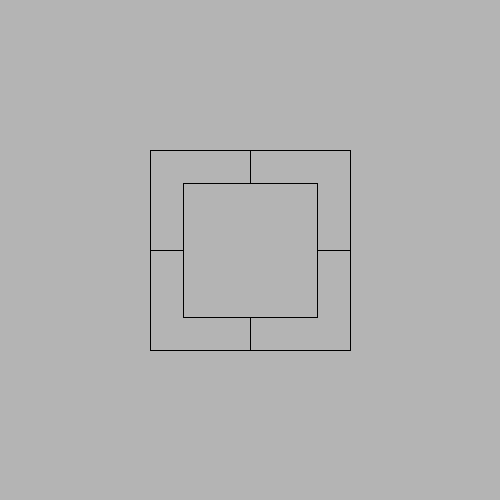
Frame 1 (no input)
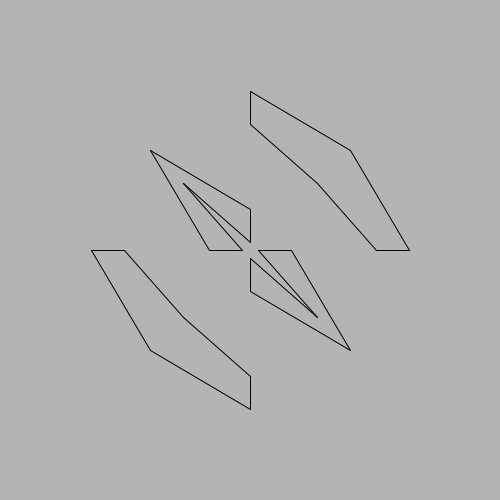
Frame 60 (the mouse pressed at the canvas centre just before this capture)
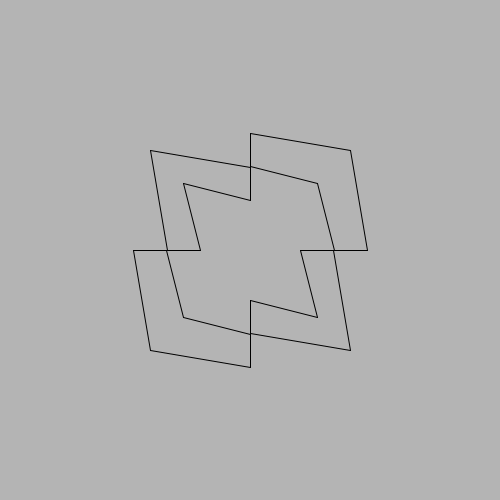
Frame 120 (the mouse held since frame 60 and released just before this capture)

The Processing sketch that drew these frames (run headless with seeded random() and noise(); from frame 60 on, the mouse is pressed at the canvas centre):

// Processing sketch: processing_57094
// ── processing_57094.pde

int w;
int h;
int x1;
int y1;
int x2;
int y2;
int a;
int b;
int c;
int d;

void setup(){
  size(500,500);
  frameRate(5);
  
  w=100;
  h=w;
  x1=150;
  y1=150;
  x2=x1+w*2;
  y2=y1+h*2;
  a=w/3;
  b=0;
}

void draw
(){fill(153);
 
  
background(180, 180, 180);
 line(x1, y1, x1+w, y1-b);
  line(x1-b, y1+h, x1+a-b, y1+h);
  line(x1, y1, x1-b, y1+h);
  line(x1+w, y1-b, x1+w, y1+a-b);
  line(x1+a, y1+a, x1+w, y1+a-b);
  line(x1+a, y1+a, x1+a-b, y1+h);

  line(x2, y1, x2-w, y1-c);
  line(x2+c, y1+h, x2-a+c, y1+h);
  line(x2-w, y1-c, x2-w, y1+a-c);
  line(x2, y1, x2+c, y1+h);
  line(x2-a, y1+a, x2-w, y1+a-c);
  line(x2-a, y1+a, x2-a+c, y1+h);

  line(x1-c, y2-h, x1+a-c, y2-h);
  line(x1, y2, x1+w, y2+c);
  line(x1, y2, x1-c, y2-h);
  line(x1+w, y2+c, x1+w, y2-a+c);
  line(x1+a, y2-a, x1+w, y2-a+c);
  line(x1+a, y2-a, x1+a-c, y2-h);
 
  line(x2+b, y2-h, x2-a+b, y2-h);
  line(x2, y2, x2-w, y2+b);
  line(x2-w, y2+b, x2-w, y2-a+b);
  line(x2, y2, x2+b, y2-h);
  line(x2-a, y2-a, x2-w, y2-a+b);
  line(x2-a, y2-a, x2-a+b, y2-h);

if(d<68){
    d=d+1;
    b=b-1;
    c=c+1;
  }else{d=d+1;
       b=b+1;
       c=c-1;
        
  }  if(d==204){
       d=-68;
  }}
